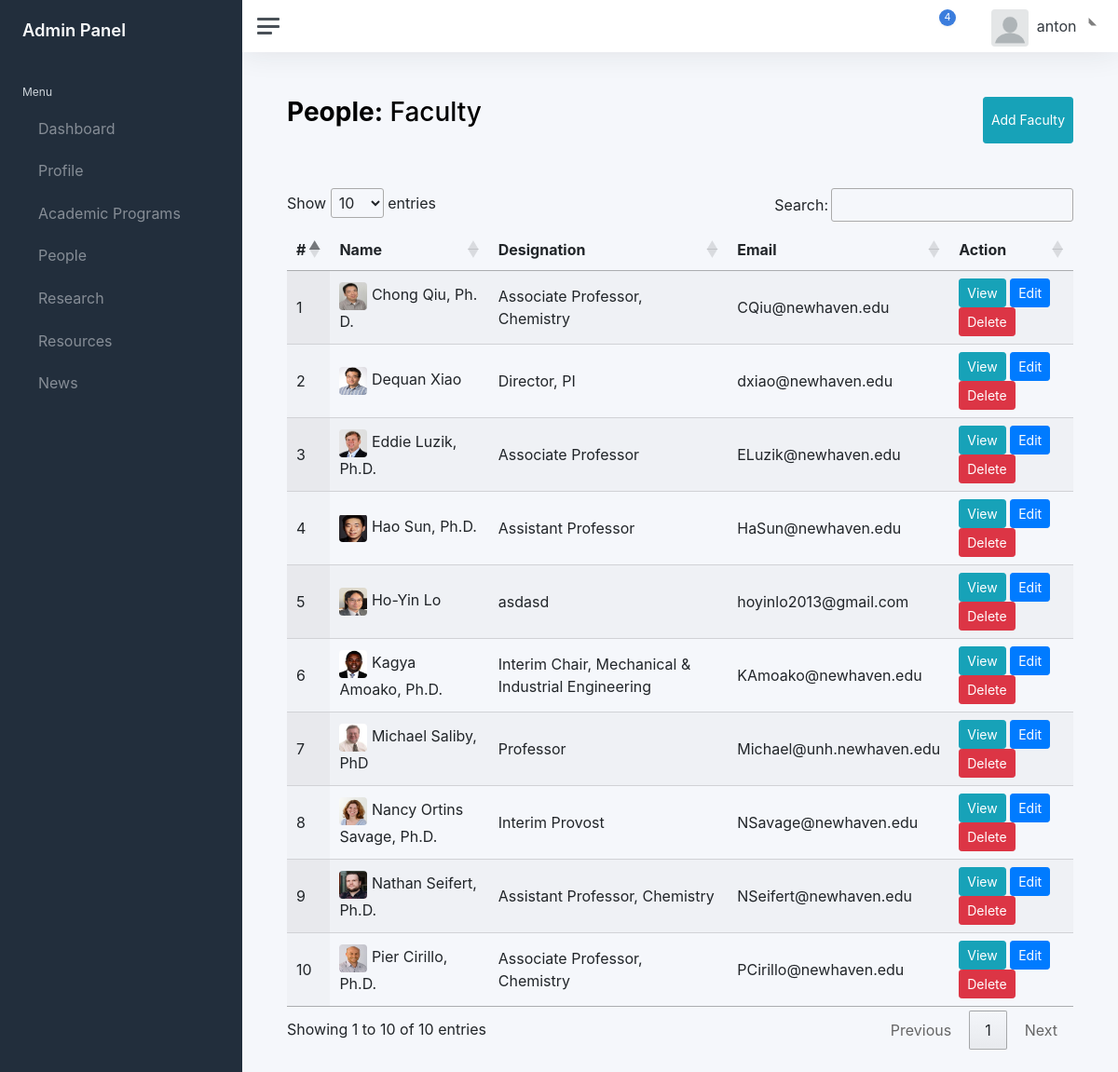
Screenshot of /super-admin/people/all-facultys/ (signed in) with the database file from the repository.
### peopleApp/models.py (models this page shows, shortened)
class faculty(models.Model) :
    name = models.TextField(max_length=100)
    faculty_image = models.ImageField(null=True, blank=True, upload_to="Images/")
    email = models.EmailField(max_length=50)
    designation = models.TextField(max_length=100)
    experience = models.TextField(max_length=100)
    about = models.TextField(max_length=500, null=True)
    url = models.TextField(max_length=100)

### peopleApp/views.py (the view)
@login_required
def faculty(request):
        data = all_faculty.objects.all().order_by('name')
        return render(request, 'peopleApp/faculty.html',context={'faculty':data})

### templates/peopleApp/faculty.html (shortened to what this page needs)
{% extends "layouts/admin.html" %}
{% load static %}
{% block links %}
<link rel="stylesheet" href="https://cdn.datatables.net/1.12.1/css/jquery.dataTables.min.css">
{% endblock %}
{% block content %}
<main class="content">
	<div class="container-fluid p-0">
		  <div class="d-flex justify-content-between pb-5">
		  	<h1 class="h3 mb-3"><strong>People:</strong> Faculty</h1>
				<button class="btn btn-sm btn-info" data-toggle="modal" data-target="#facultyModal">Add Faculty</button>
		  </div>
      <div>
						<table id="example" class="display" style="width:100%">
				        <thead>
				            <tr>
				                <th>#</th>
				                <th>Name</th>
				                <th>Designation</th>
				                <th>Email</th>
				                <th>Action</th>
				            </tr>
				        </thead>
				        <tbody>
									{% for value in faculty%}
				            <tr>
				                <td>{{ forloop.counter }}</td>
				                <td>
													<img src="/media/{{ BASIC_DIR }}/{{value.faculty_image}}" alt="" style="height:30px; width:30px; border-radius: 4px; "/>
													{{ value.name}}
												</td>
				                <td>{{ value.designation}}</td>
				                <td>{{ value.email }}</td>
				                <td>
													<a class="btn btn-sm btn-info" href="{% url 'single_faculty' id=value.id %}">View</a>
				                	<button data-id="{{ value.id }}" class="btn btn-sm btn-primary edit-btn" data-toggle="modal" data-target="#editfacultyModal">Edit</button>
													<button  data-id="{{ value.id }}" data-page="people/faculty" class="btn btn-sm btn-danger del-btn" data-toggle="modal" data-target="#deleteModal">Delete</button>
				                </td>
				            </tr>
										{% endfor %}
				        </tbody>
				    </table>
      </div>
  </div>
</main>
{% endblock %}

### templates/layouts/admin.html (shortened to what this page needs)
{% load static %}
<!DOCTYPE html>
<html lang="en">
<head>
	<link href="{% static 'css/app.css' %}" rel="stylesheet">
	<link rel="stylesheet" href="https://cdn.jsdelivr.net/npm/bootstrap@4.6.2/dist/css/bootstrap.min.css" >
	{% block links %}
	{% endblock %}
</head>
<body>
	<div class="wrapper">
		<nav id="sidebar" class="sidebar js-sidebar">
			<div class="sidebar-content js-simplebar">
				<a class="sidebar-brand" href="{% url 'dashboard'%}">
          <span class="align-middle">Admin Panel</span>
        </a>
				<ul class="sidebar-nav">
					<li class="sidebar-header">
						Menu
					</li>
					<li class="sidebar-item">
						<a class="sidebar-link" href="{% url 'dashboard'%}">
              				 <span class="align-middle">Dashboard</span>
            			</a>
					</li>
					<li class="sidebar-item">
						<a class="sidebar-link" href="#">
              				 <span class="align-middle">Profile</span>
						</a>
					</li>
					<li class="sidebar-item">
						<a class="sidebar-link" href="#">
              				 <span class="align-middle">Academic Programs</span>
						</a>
					</li>
					<li class="sidebar-item">
						<a class="sidebar-link" href="#" data-bs-toggle="dropdown">
              				 <span class="align-middle">People</span>
						</a>
					</li>
					<li class="sidebar-item">
						<a class="sidebar-link" href="#" data-bs-toggle="dropdown">
              				 <span class="align-middle">Research</span>
						</a>
					</li>
					<li class="sidebar-item">
						<a class="sidebar-link" href="#" data-bs-toggle="dropdown">
              				 <span class="align-middle">Resources</span>
						</a>
					</li>
					<li class="sidebar-item">
						<a class="sidebar-link" href="#">
              				 <span class="align-middle">News</span>
						</a>
					</li>
				</ul>
			</div>
		</nav>
		<div class="main">
			<nav class="navbar navbar-expand navbar-light navbar-bg">
				<a class="sidebar-toggle js-sidebar-toggle">
          <i class="hamburger align-self-center"></i>
        </a>
				<div class="navbar-collapse collapse">
					<ul class="navbar-nav navbar-align">
						<li class="nav-item dropdown">
							<a class="nav-icon dropdown-toggle" href="#" id="alertsDropdown" data-bs-toggle="dropdown">
								<div class="position-relative">
									<span class="indicator">4</span>
								</div>
							</a>
						</li>
						<li class="nav-item dropdown">
							<a class="nav-icon dropdown-toggle" href="#" id="messagesDropdown" data-bs-toggle="dropdown">
							</a>
						</li>
						<li class="nav-item dropdown">
							<a class="nav-link dropdown-toggle d-none d-sm-inline-block" href="#" data-bs-toggle="dropdown">
                <img src=
								"
								{% if userinfo == None %}
										{% static 'img/avatars/download.png' %}
								{% else %}
										/media/{{ BASIC_DIR }}/{{user_info.admin_image}}
								{% endif %}
								"
								 class="avatar img-fluid rounded me-1" alt="Charles Hall" /> <span class="text-dark">{{ user.username }}</span>
              </a>
						</li>
					</ul>
				</div>
			</nav>
		{% block content %}
    	{% endblock %}
		</div>
	</div>
</body>
</html>

### rows the page displays
faculty: faculty_image (picture), name "Chong Qiu, Ph. D.", designation "Associate Professor, Chemistry", email "CQiu@newhaven.edu"
faculty: faculty_image (picture), name "Dequan Xiao", designation "Director, PI", email "dxiao@newhaven.edu"
faculty: faculty_image (picture), name "Eddie Luzik, Ph.D.", designation "Associate Professor", email "ELuzik@newhaven.edu"
faculty: faculty_image (picture), name "Hao Sun, Ph.D.", designation "Assistant Professor", email "HaSun@newhaven.edu"
faculty: faculty_image (picture), name "Ho-Yin Lo", designation "asdasd", email "hoyinlo2013@gmail.com"
faculty: faculty_image (picture), name "Kagya Amoako, Ph.D.", designation "Interim Chair, Mechanical & Industrial Engineering", email "KAmoako@newhaven.edu"
faculty: faculty_image (picture), name "Michael Saliby, PhD", designation "Professor", email "Michael@unh.newhaven.edu"
faculty: faculty_image (picture), name "Nancy Ortins Savage, Ph.D.", designation "Interim Provost", email "NSavage@newhaven.edu"
faculty: faculty_image (picture), name "Nathan Seifert, Ph.D.", designation "Assistant Professor, Chemistry", email "NSeifert@newhaven.edu"
faculty: faculty_image (picture), name "Pier Cirillo, Ph.D.", designation "Associate Professor, Chemistry", email "PCirillo@newhaven.edu"

### other values shown
{{ user.username }} "anton"
